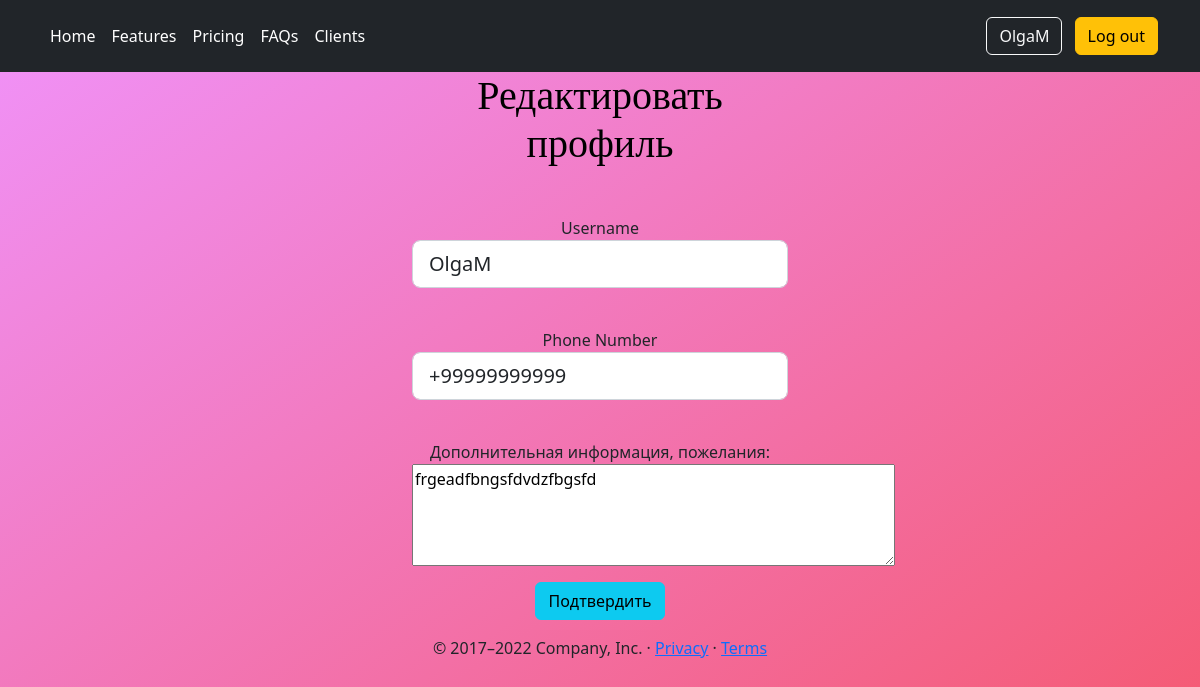
Screenshot of /edit_profile (signed in) with the database file from the repository.
### app/models.py (models this page shows, shortened)
class User(UserMixin, db.Model):
    __tablename__ = 'user'
    id = db.Column(db.Integer, primary_key=True)
    username = db.Column(db.String(64), index=True, unique=True)
    phone_number = db.Column(db.String(120), index=True, unique=True)
    password_hash = db.Column(db.String(128))
    about_me = db.Column(db.String(140))  # TODO does this really need
    last_seen = db.Column(db.DateTime, default=datetime.now)
    services = db.relationship('Service', backref='client', lazy='dynamic')

### app/routes.py (the view)
@app.route('/edit_profile', methods=['GET', 'POST'])
@login_required
def edit_profile():
    form = EditProfileForm(current_user.username, current_user.phone_number)
    if form.validate_on_submit():
        current_user.username = form.username.data
        current_user.phone_number = form.phone_number.data
        current_user.about_me = form.about_me.data
        db.session.commit()
        flash('Your changes have been saved.')
        time.sleep(0.5)
        return redirect(url_for('user', username=current_user.username))  # return to user's profile page
    elif request.method == 'GET':
        form.username.data = current_user.username
        form.phone_number.data = current_user.phone_number
        form.about_me.data = current_user.about_me
    return render_template('edit_profile.html', title='Edit Profile',
                           form=form)

### app/forms.py (shortened to what this page needs)
class EditProfileForm(FlaskForm):
    username = StringField(validators=[InputRequired(),
                                       Length(3, 20, message="Please provide a valid name"),
                                       Regexp("^[A-Za-z][A-Za-z0-9_ .]*$", 0,
                                              "Usernames must have only letters, " "numbers, "
                                              "dots or underscores")])
    phone_number = StringField(validators=[InputRequired(), Length(10, 12),
                                           Regexp(r"^\+(?:[0-9]●?){6,14}[0-9]$",
                                                  message="Enter a valid phone number, like +55 "
                                                          "555 555 555")])
    about_me = TextAreaField('Дополнительная информация, пожелания:', validators=[Length(min=0, max=140)])
    submit = SubmitField('Подтвердить')
    def __init__(self, original_username, original_phone_number, *args, **kwargs):
        super(EditProfileForm, self).__init__(*args, **kwargs)
        self.original_username = original_username
        self.original_phone_number = original_phone_number

### app/models.py (called while the page is built)
@login.user_loader
def load_user(id):
    return User.query.get(int(id))

### app/routes.py (called while the page is built)
@app.before_request
def before_request():
    if current_user.is_authenticated:
        current_user.last_seen = datetime.today()
        db.session.commit()

### app/templates/edit_profile.html (shortened to what this page needs)
{% extends "base.html" %}
{% block body %}
<h1>Редактировать профиль</h1>
<form action="" class="container mt-5" method="post">
    <p>
        {{ form.username.label }}<br>
        {{ form.username(class="form-control form-control-lg") }}<br>
    </p>
    <p>
        {{ form.phone_number.label }}<br>
        {{ form.phone_number(class="form-control form-control-lg") }}<br>
    </p>
    <p>
        {{ form.about_me.label }}<br>
        {{ form.about_me(cols=50, rows=4) }}<br>
    </p>
    <a>{{ form.submit(class="btn btn-info") }}</a>
</form>
{% endblock %}
{% block footer%}
    <footer class="container">
        <p>&copy; 2017–2022 Company, Inc. &middot; <a href="#">Privacy</a> &middot; <a href="#">Terms</a></p>
    </footer>
{% endblock %}

### app/templates/base.html (shortened to what this page needs)
<html lang="en">
<head>
    {% block style %}
    <link href="{{ url_for('static', filename='css/carousel.css')}}" rel="stylesheet">
    {% endblock %}
</head>
<body>
{% block header %}
<header class="p-3 bg-dark text-white">
    <div class="container">
        <div class="d-flex flex-wrap align-items-center justify-content-center justify-content-lg-start">
            <ul class="nav col-12 col-lg-auto me-lg-auto mb-2 justify-content-center mb-md-0">
                <li><a href="/" class="nav-link px-2 text-white">Home</a></li>
                <li><a href="#" class="nav-link px-2 text-white">Features</a></li>
                <li><a href="/pricing" class="nav-link px-2 text-white">Pricing</a></li>
                <li><a href="#" class="nav-link px-2 text-white">FAQs</a></li>
                <li><a href="/clients" class="nav-link px-2 text-white">Clients</a></li>
            </ul>
            <div class="text-end">
                {% if current_user.is_anonymous %}
                <a class="btn btn-outline-light me-2" href="{{ url_for('login') }}" role="button">Log in</a>
                <a class="btn btn-warning" href="{{ url_for('register') }}" role="button">Register</a>
                {% else %}
                <a class="btn btn-outline-light me-2" href="{{ url_for('user', username=current_user.username) }}"
                   role="button">{{ current_user.username }}</a>
                <a class="btn btn-warning" href="{{ url_for('logout') }}" role="button">Log out</a>
                {% endif %}
            </div>
        </div>
    </div>
</header>
{% endblock %}
<main>
    {% block body %}{% endblock %}
    {% block footer %}{% endblock %}
</main>
</body>
</html>

### app/templates/edit_profile.html (style rules this page uses)
body { background: linear-gradient(to bottom right, rgba(240, 147, 251, 1), rgba(245, 87, 108, 1)) }
main { vertical-align:middle; margin: 0 auto; vertical-align:middle; max-width: 400px; padding: auto; text-align: center; }
h1 { color : #000000; text-align : center; font-family: "SIMPSON"; }

### rows the page displays
User: username "OlgaM", phone_number "+99999999999", about_me "frgeadfbngsfdvdzfbgsfd"
